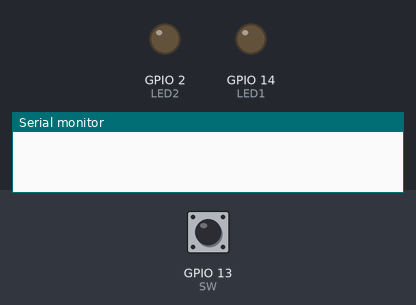
Bench run of a sketch on a simulated ESP32. Parts: output pins drawn as LEDs (lit = HIGH), the last lines printed to the serial monitor. The inputs (shaded band) are chosen by the test bench; at power-on: GPIO 13 (SW) HIGH.

Above: at 1.2 s.
1.3 s: GPIO 13 (SW) pulled LOW for 0.15 s
At 1.9 s:
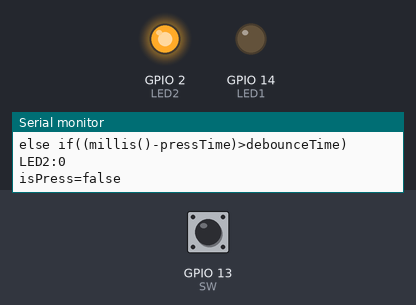
2.9 s: GPIO 13 (SW) pulled LOW for 1 s
At 4.0 s:
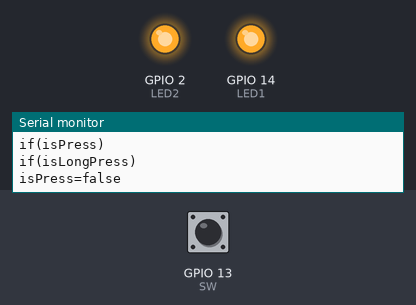
5.4 s: GPIO 13 (SW) pulled LOW for 0.15 s
At 6.2 s:
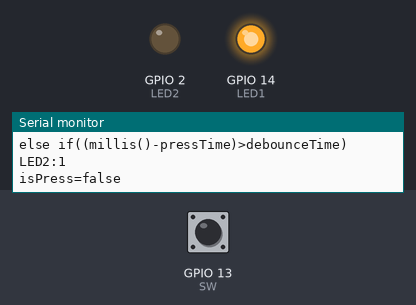
7.0 s: GPIO 13 (SW) pulled LOW for 3.2 s
At 8.3 s:
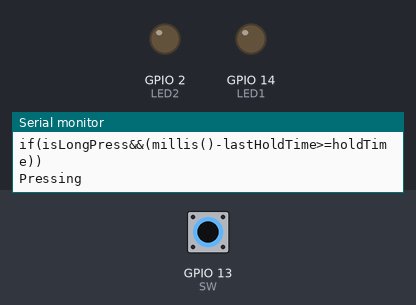
Timing chart, 0 to 10.0 s (numbered marks = the images above; inputs shaded):
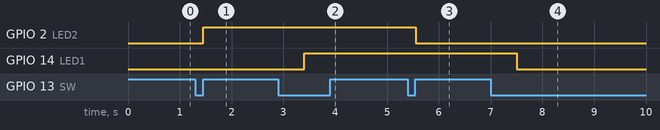

The sketch:

ES32_button_example.ino
```cpp
const byte LED1=14;
const byte LED2=LED_BUILTIN;
const byte SW=13;

bool LED1State=false;
bool LED2State=false;

uint32_t pressTime=0;
uint8_t debounceTime=30;
uint16_t longPressTime=500;
uint32_t lastHoldTime=0;
uint8_t holdTime=200;

bool isPress=false;
bool isLongPress=false;

void checkSwitch()
{
  if(digitalRead(SW)==LOW)
  {
    if(!isPress)
    {
      Serial.println("if(!isPress)");
      isPress=true;
      pressTime=millis();
    }

    if(isLongPress&&(millis()-lastHoldTime>=holdTime))
    {
      Serial.println("if(isLongPress&&(millis()-lastHoldTime>=holdTime))");
      Serial.println("Pressing");
      lastHoldTime=millis();
    }

    if(!isLongPress&&(millis()-pressTime>longPressTime))
    {
      Serial.println("if(!isLongPress&&(millis()-pressTime>longPressTime))");
      Serial.printf("LED1:%d\n",LED1State);
      isLongPress=true;
      LED1State=!LED1State;
      digitalWrite(LED1,LED1State);
    }
  }
  else
  {
    if(isPress)
    {
      Serial.println("if(isPress)");
      if(isLongPress)
      {
        Serial.println("if(isLongPress)");
        isLongPress=false;
        lastHoldTime=0;
      }
      else if((millis()-pressTime)>debounceTime)
      {
        Serial.println("else if((millis()-pressTime)>debounceTime)");
        Serial.printf("LED2:%d\n",LED2State);
        LED2State=!LED2State;
        digitalWrite(LED2,LED2State);
      }
      Serial.println("isPress=false");
      isPress=false;
    }
  }
}

void setup()
{
  Serial.begin(115200);
  pinMode(LED1,OUTPUT);
  pinMode(LED2,OUTPUT);
  pinMode(SW,INPUT_PULLUP);
}

void loop()
{
  checkSwitch();
}
```

Measured:
- after the input at 1.3 s, GPIO 2 (LED2): LOW → HIGH after 0.15 s
- after the input at 2.9 s, GPIO 14 (LED1): LOW → HIGH after 0.50 s
- after the input at 5.4 s, GPIO 2 (LED2): HIGH → LOW after 0.15 s
- after the input at 7.0 s, GPIO 14 (LED1): HIGH → LOW after 0.50 s
